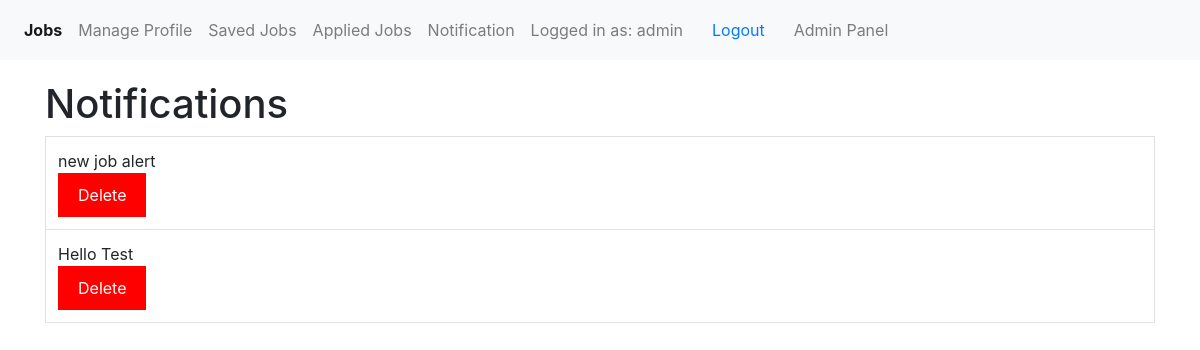
The page /notification/ (signed in) on the database its author committed.
### maincode/models.py (models this page shows, shortened)
class notification_data(models.Model):
    text_notification = models.CharField(max_length=100)

### maincode/views.py (the view)
# urls.py: path('notification/',views.notificationpage,name='notificationpage'),
def notificationpage(request):
    if request.user.is_authenticated:
        ndata = notification_data.objects.all().order_by('-id')
        return render(request, 'base/notifications.html', {'notifydata': ndata})
    else:
        return redirect('login')

### templates/base/notifications.html (shortened to what this page needs)
{% extends "base/base.html" %}
{% block content %}
<div class="container">
    <h1>Notifications</h1>
    <div class="notification-list">
        {% if notifydata %}
        <table class="notification-table">
            <tbody>
                {% for notifications in notifydata %}
                <tr>
                    <td>{{ notifications.text_notification }}
                        {% if user.is_superuser %}
                        <form method="post" action="{% url 'delete_notification' notifications.id %}">
                            <button type="submit" class="delete-btnssss" style="background-color: red; color: white; border: none; padding: 10px 20px;">Delete</button>
                        </form>
                        {% endif %}
                    </td>
                </tr>
                {% endfor %}
            </tbody>
        </table>
        {% endif %}
    </div>
</div>
{% endblock %}

### templates/base/base.html (shortened to what this page needs)
<!DOCTYPE html>
<html lang="en">
<head>
  <link rel="stylesheet" href="https://stackpath.bootstrapcdn.com/bootstrap/4.5.2/css/bootstrap.min.css">
</head>
<body>
  {% block navbar %}
  <nav class="navbar navbar-expand-lg navbar-light bg-light fixed-top d-flex justify-content-between align-items-center"
    style="height: 60px;">
    <div class="collapse navbar-collapse" id="navbarSupportedContent">
      <ul class="navbar-nav d-flex justify-content-center align-items-center">
        <li class="nav-item active">
          <a class="nav-link" href="{% url 'home' %}"><b>Jobs </b><span class="sr-only">(current)</span></a>
        </li>
        <li class="nav-item">
          <a class="nav-link" href="{% url 'manage_profile' %}">Manage Profile</a>
        </li>
        <li class="nav-item">
          <a class="nav-link" href="{% url 'save_home_data' %}">Saved Jobs</a>
        </li>
        <li class="nav-item">
          <a class="nav-link" href="{% url 'apply_home_data' %}">Applied Jobs</a>
        </li>
        <li class="nav-item">
          <a class="nav-link" href="{% url 'notificationpage' %}">Notification</a>
        </li>
        <li class="nav-item d-flex align-items-center">
          {% if user.is_authenticated %}
          <a class="nav-link" href="#">Logged in as: {{ user.username }}</a>
          <form class="nav-link" action="{% url 'logout' %}" method="post">
            <button type="submit" class="btn btn-link">Logout</button>
          </form>
          {% else %}
          <p class="nav-link">You are not logged in</p>
          <a href="{% url 'login' %}" class="nav-link">Log In</a>
          {% endif %}
        </li>
        <li class="nav-item">
          {% if user.is_superuser %}
          <a class="nav-link" href="{% url 'addjobs' %}">Admin Panel</a>
          {% endif %}
        </li>
      </ul>
    </div>
  </nav>
  {% endblock %}
  {% block content %}
  {% endblock %}
</body>
</html>

### templates/base/notifications.html (style rules this page uses)
.container { margin-top: 80px; }
.notification-table { width: 100%; }
.notification-table td { padding: 12px; border: 1px solid #dee2e6; }

### rows shown on the page
notification_data: text_notification "new job alert"
notification_data: text_notification "Hello Test"

### other values the page prints
{{ user.username }} "admin"
